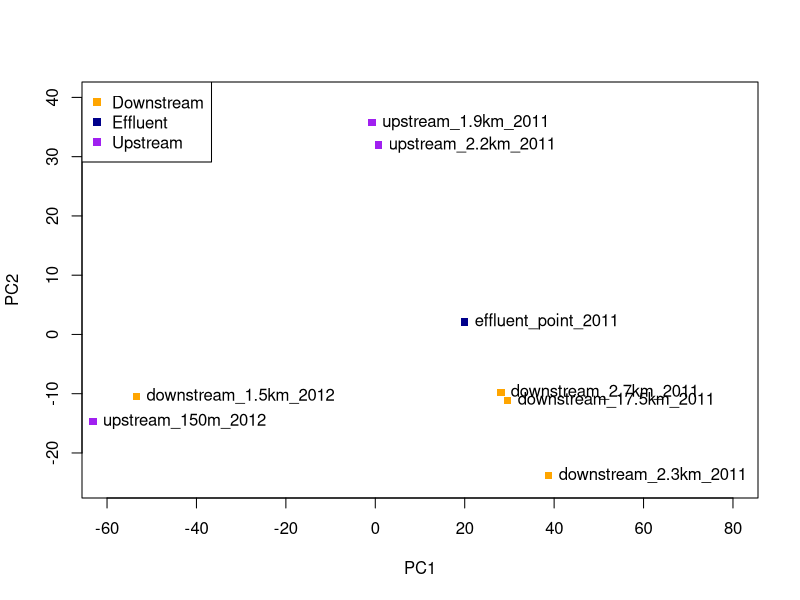

Write the R code that produced this figure.
#Project BBT045 - Applied Bioinformatics

# Read txt file -----------------------------------------------------------

setwd("~/Chalmers/Master 2023_2024/BBT045 Applied Bioinformatics/Project R script")

species_df = read.table("pca_data.txt", header=TRUE, row.names=1)
tspecies_df=t(species_df)

# PCA ---------------------------------------------------------------------

pca=prcomp(t(tspecies_df))
pcax=pca$x
summary(pca)

#colnames(tspecies_df)[1]="ds_1.5km_2012"

column.cols = c("orange","orange","orange", "orange","darkblue", "purple","purple","purple")[1:8]

#plot(pcax[,1],pcax[,2],col=column.cols, , pch=15,xlab="PC1", ylab="PC2")

plot(pcax[,1],pcax[,2],col=column.cols, , pch=15,xlab="PC1", ylab="PC2", xlim=c(-60,80), ylim=c(-25,40))

legend("topleft",col=c("orange", "darkblue" ,"purple"),legend=c("Downstream", "Effluent","Upstream"),pch=15)

text(pcax[,1],pcax[,2],labels=colnames(tspecies_df), pos=4)

